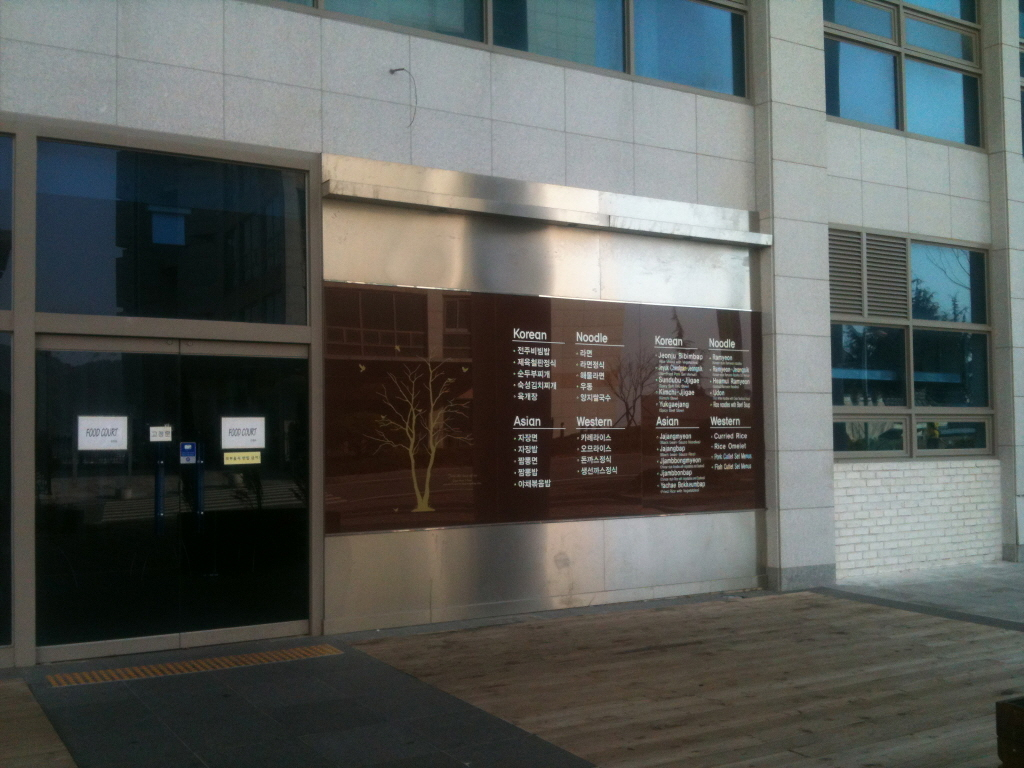
#> input picture dsu1.jpg, 1024 x 768 px
$ jupyter execute HomeWork3.ipynb
#> lines starting #> are read from the running program, lines starting #| are printed output that depends on the picture
[cell 1]
import cv2
from  matplotlib import pyplot as plt
import numpy as np

[cell 2]
img = cv2.imread('dsu1.jpg')
#> img is the input picture: shape (768, 1024, 3); mean B, G, R 88.3, 91.5, 88.3

rows,cols,ch = img.shape
#> rows = 768; cols = 1024; ch = 3

pts1 = np.float32([[280,250],[770,290],[280,580],[775,540]])
pts2 = np.float32([[0,0],[1000,0],[0,750],[1000,750]])

M = cv2.getPerspectiveTransform(pts1,pts2)

dst = cv2.warpPerspective(img,M,(cols,rows))
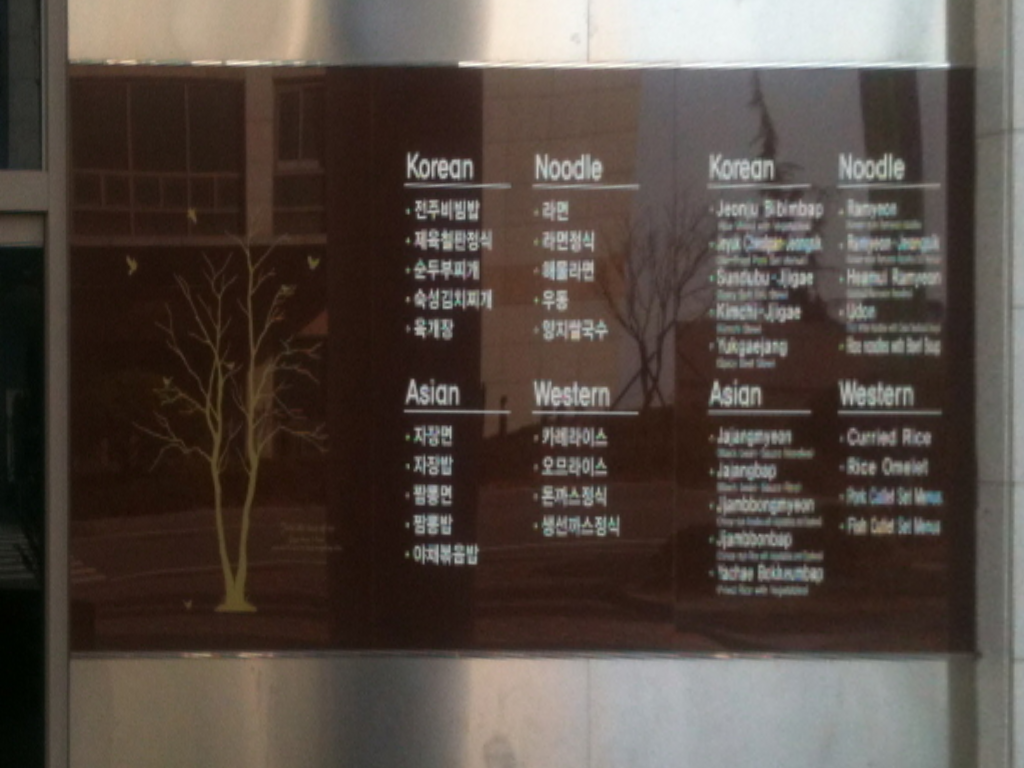
#> dst: shape (768, 1024, 3); mean B, G, R 67.6, 74.4, 84.7

plt.figure(figsize=(20,10))
plt.subplot(121),plt.imshow(img),plt.title('Input')
plt.subplot(122),plt.imshow(dst),plt.title('Output')
plt.show()
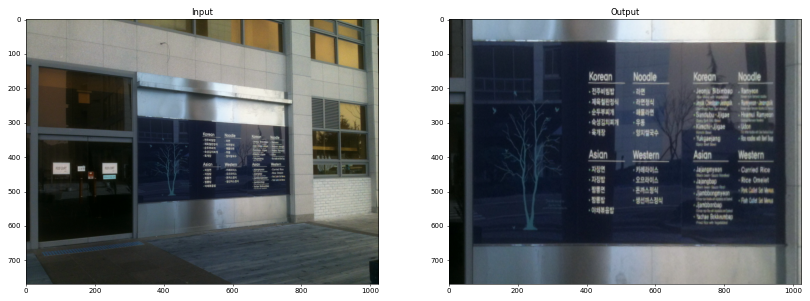
#> figure drawn by matplotlib, 2 panels; B, G, R data is drawn as R, G, B

[cell 3]
img = cv2.imread('dsu1.jpg')
kernel = np.ones((5,5),np.float32)/25
dst = cv2.filter2D(img,-1,kernel)
plt.subplot(121),plt.imshow(img),plt.title('Original')
plt.xticks([]), plt.yticks([])
plt.subplot(122),plt.imshow(dst),plt.title('Averaging')
plt.xticks([]), plt.yticks([])
plt.show()
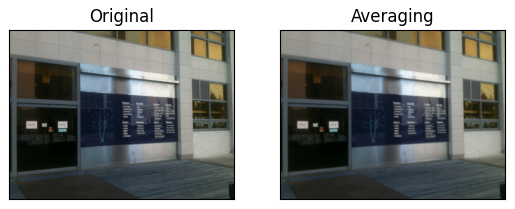
#> figure drawn by matplotlib, 2 panels; B, G, R data is drawn as R, G, B

$ run again, with dsu7.jpg copied over dsu1.jpg
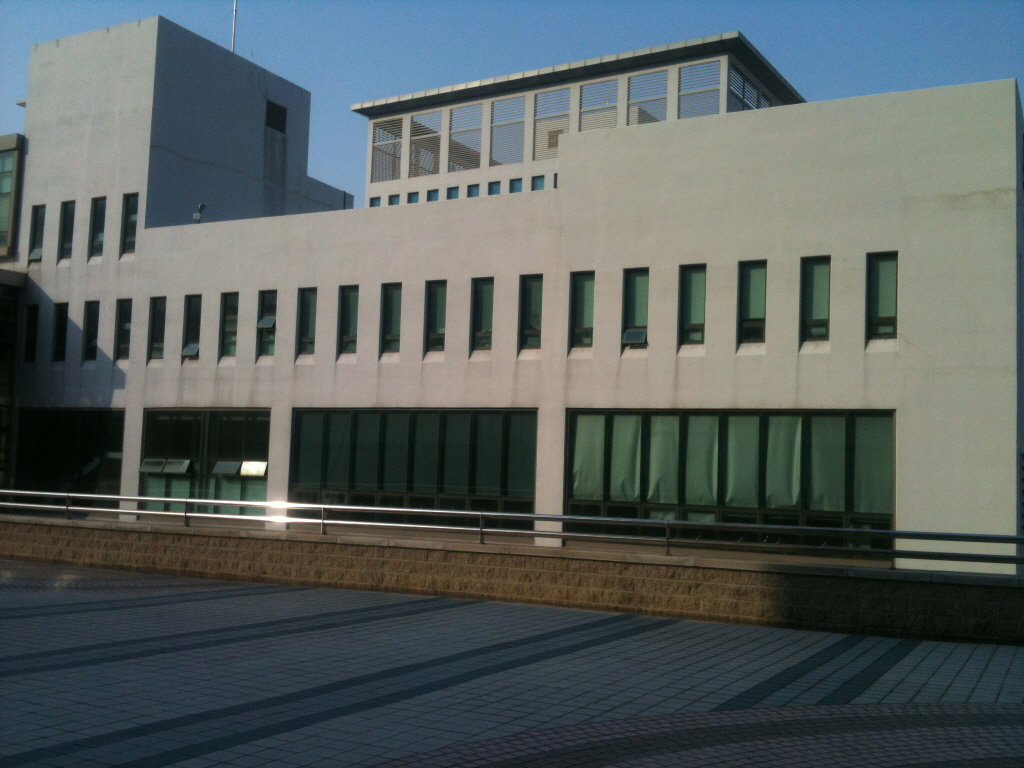
#> input picture dsu7.jpg, 1024 x 768 px
#> img is the input picture: shape (768, 1024, 3); mean B, G, R 95.7, 96.2, 88.1
#> `dst = cv2.warpPerspective(img,M,(cols,rows))`:
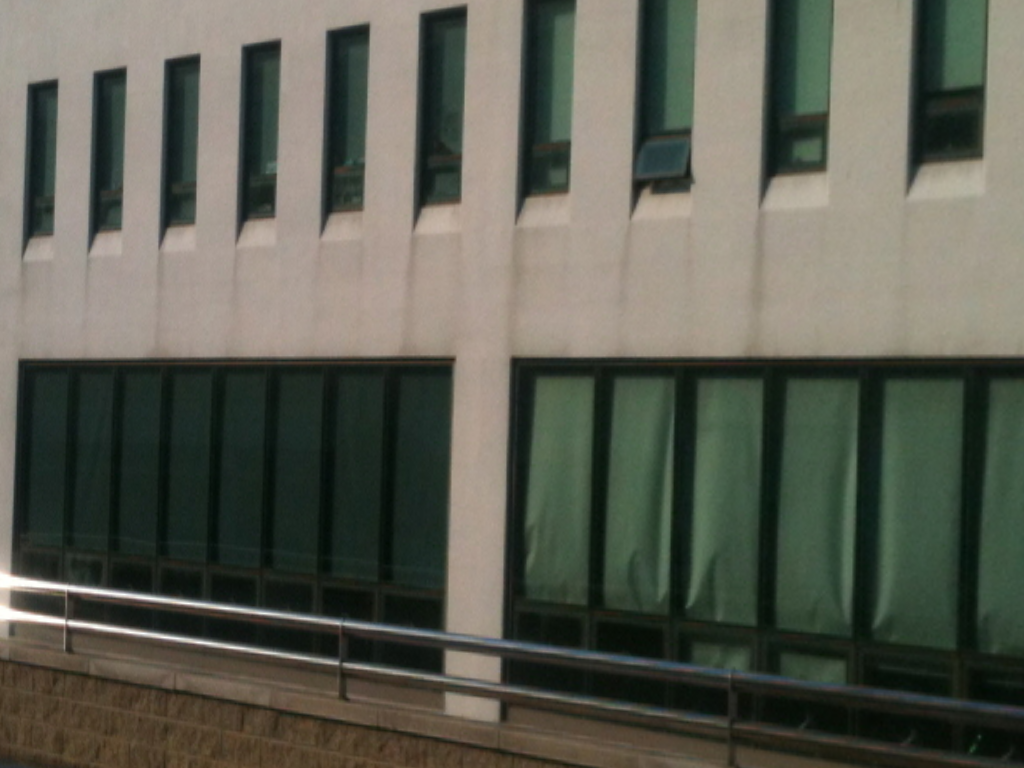
#> dst: shape (768, 1024, 3); mean B, G, R 82.4, 93.7, 92.3
#> `plt.show()`:
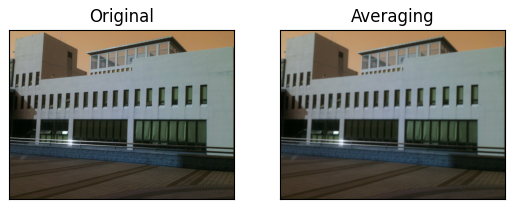
#> figure drawn by matplotlib, 2 panels; B, G, R data is drawn as R, G, B
